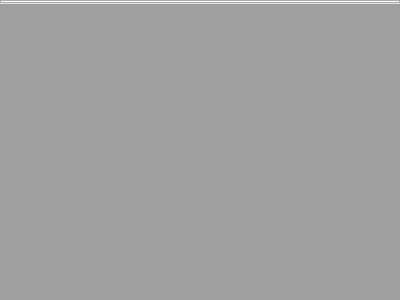
<?xml version="1.0" encoding="UTF-8"?>
<ui version="4.0">
 <class>smed_main</class>
 <widget class="QWidget" name="smed_main">
  <property name="geometry">
   <rect>
    <x>0</x>
    <y>0</y>
    <width>400</width>
    <height>300</height>
   </rect>
  </property>
  <property name="windowTitle">
   <string>smed_main</string>
  </property>
  <layout class="QVBoxLayout" name="verticalLayout">
   <property name="spacing">
    <number>0</number>
   </property>
   <property name="leftMargin">
    <number>0</number>
   </property>
   <property name="topMargin">
    <number>0</number>
   </property>
   <property name="rightMargin">
    <number>0</number>
   </property>
   <property name="bottomMargin">
    <number>0</number>
   </property>
   <item>
    <widget class="smed_ribbon" name="rib">
     <property name="currentIndex">
      <number>-1</number>
     </property>
    </widget>
   </item>
   <item>
    <widget class="QMdiArea" name="mdi"/>
   </item>
  </layout>
 </widget>
 <layoutdefault spacing="6" margin="11"/>
 <customwidgets>
  <customwidget>
   <class>smed_ribbon</class>
   <extends>QTabWidget</extends>
   <header location="global">smed_ribbon.h</header>
   <container>1</container>
  </customwidget>
 </customwidgets>
 <resources/>
 <connections/>
</ui>
